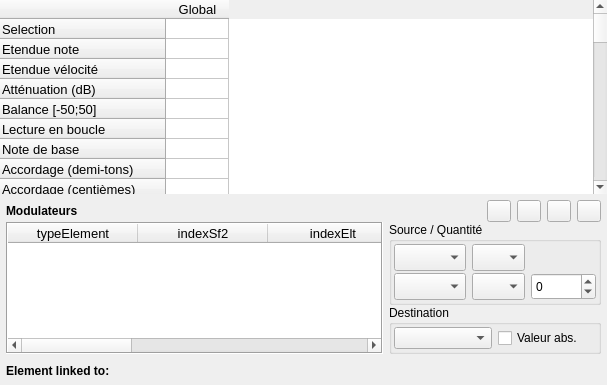
<?xml version="1.0" encoding="UTF-8"?>
<ui version="4.0">
 <class>PageInst</class>
 <widget class="QWidget" name="PageInst">
  <property name="geometry">
   <rect>
    <x>0</x>
    <y>0</y>
    <width>607</width>
    <height>385</height>
   </rect>
  </property>
  <property name="windowTitle">
   <string notr="true">Form</string>
  </property>
  <layout class="QGridLayout" name="gridLayout_5">
   <property name="leftMargin">
    <number>0</number>
   </property>
   <property name="topMargin">
    <number>0</number>
   </property>
   <property name="rightMargin">
    <number>0</number>
   </property>
   <property name="bottomMargin">
    <number>0</number>
   </property>
   <property name="verticalSpacing">
    <number>3</number>
   </property>
   <item row="1" column="0">
    <widget class="QStackedWidget" name="stackedWidget">
     <property name="currentIndex">
      <number>0</number>
     </property>
     <widget class="QWidget" name="page">
      <layout class="QVBoxLayout" name="verticalLayout_2">
       <property name="spacing">
        <number>0</number>
       </property>
       <property name="leftMargin">
        <number>0</number>
       </property>
       <property name="topMargin">
        <number>0</number>
       </property>
       <property name="rightMargin">
        <number>0</number>
       </property>
       <property name="bottomMargin">
        <number>0</number>
       </property>
       <item>
        <widget class="TableWidgetInst" name="tableInst">
         <property name="sizePolicy">
          <sizepolicy hsizetype="Expanding" vsizetype="Expanding">
           <horstretch>0</horstretch>
           <verstretch>0</verstretch>
          </sizepolicy>
         </property>
         <property name="font">
          <font>
           <pointsize>10</pointsize>
          </font>
         </property>
         <property name="frameShape">
          <enum>QFrame::NoFrame</enum>
         </property>
         <property name="autoScroll">
          <bool>true</bool>
         </property>
         <property name="editTriggers">
          <set>QAbstractItemView::AnyKeyPressed|QAbstractItemView::DoubleClicked|QAbstractItemView::SelectedClicked</set>
         </property>
         <property name="showDropIndicator" stdset="0">
          <bool>false</bool>
         </property>
         <property name="dragDropOverwriteMode">
          <bool>false</bool>
         </property>
         <property name="selectionMode">
          <enum>QAbstractItemView::ExtendedSelection</enum>
         </property>
         <property name="textElideMode">
          <enum>Qt::ElideMiddle</enum>
         </property>
         <property name="horizontalScrollMode">
          <enum>QAbstractItemView::ScrollPerPixel</enum>
         </property>
         <property name="rowCount">
          <number>47</number>
         </property>
         <property name="columnCount">
          <number>1</number>
         </property>
         <attribute name="horizontalHeaderDefaultSectionSize">
          <number>63</number>
         </attribute>
         <attribute name="horizontalHeaderMinimumSectionSize">
          <number>18</number>
         </attribute>
         <attribute name="verticalHeaderDefaultSectionSize">
          <number>20</number>
         </attribute>
         <attribute name="verticalHeaderMinimumSectionSize">
          <number>19</number>
         </attribute>
         <row>
          <property name="text">
           <string notr="true">Selection</string>
          </property>
         </row>
         <row>
          <property name="text">
           <string>Etendue note</string>
          </property>
         </row>
         <row>
          <property name="text">
           <string>Etendue vélocité</string>
          </property>
         </row>
         <row>
          <property name="text">
           <string>Atténuation (dB)</string>
          </property>
         </row>
         <row>
          <property name="text">
           <string>Balance [-50;50]</string>
          </property>
         </row>
         <row>
          <property name="text">
           <string>Lecture en boucle</string>
          </property>
         </row>
         <row>
          <property name="text">
           <string>Note de base</string>
          </property>
         </row>
         <row>
          <property name="text">
           <string>Accordage (demi-tons)</string>
          </property>
         </row>
         <row>
          <property name="text">
           <string>Accordage (centièmes)</string>
          </property>
         </row>
         <row>
          <property name="text">
           <string>Accordage (scale)</string>
          </property>
         </row>
         <row>
          <property name="text">
           <string>Filtre, fréquence (Hz)</string>
          </property>
          <property name="font">
           <font>
            <weight>50</weight>
            <bold>false</bold>
           </font>
          </property>
         </row>
         <row>
          <property name="text">
           <string>Filtre, résonance (dB)</string>
          </property>
         </row>
         <row>
          <property name="text">
           <string>Vol env delay (s)</string>
          </property>
         </row>
         <row>
          <property name="text">
           <string>Vol env attack (s)</string>
          </property>
         </row>
         <row>
          <property name="text">
           <string>Vol env hold (s)</string>
          </property>
         </row>
         <row>
          <property name="text">
           <string>Vol env decay (s)</string>
          </property>
         </row>
         <row>
          <property name="text">
           <string>Vol env sustain (dB)</string>
          </property>
         </row>
         <row>
          <property name="text">
           <string>Vol env release (s)</string>
          </property>
         </row>
         <row>
          <property name="text">
           <string>Note → Vol env hold (c)</string>
          </property>
         </row>
         <row>
          <property name="text">
           <string>Note → Vol env decay (c)</string>
          </property>
         </row>
         <row>
          <property name="text">
           <string>Mod env delay (s)</string>
          </property>
         </row>
         <row>
          <property name="text">
           <string>Mod env attack (s)</string>
          </property>
         </row>
         <row>
          <property name="text">
           <string>Mod env hold (s)</string>
          </property>
         </row>
         <row>
          <property name="text">
           <string>Mod env decay (s)</string>
          </property>
         </row>
         <row>
          <property name="text">
           <string>Mod env sustain (%)</string>
          </property>
         </row>
         <row>
          <property name="text">
           <string>Mod env release (s)</string>
          </property>
         </row>
         <row>
          <property name="text">
           <string>Mod env → ton (c)</string>
          </property>
         </row>
         <row>
          <property name="text">
           <string>Mod env → filtre (c)</string>
          </property>
         </row>
         <row>
          <property name="text">
           <string>Note → Mod env hold (c)</string>
          </property>
         </row>
         <row>
          <property name="text">
           <string>Note → Mod env decay (c)</string>
          </property>
         </row>
         <row>
          <property name="text">
           <string>Mod LFO delay (s)</string>
          </property>
         </row>
         <row>
          <property name="text">
           <string>Mod LFO freq (Hz)</string>
          </property>
         </row>
         <row>
          <property name="text">
           <string>Mod LFO → ton (c)</string>
          </property>
         </row>
         <row>
          <property name="text">
           <string>Mod LFO → filtre (c)</string>
          </property>
         </row>
         <row>
          <property name="text">
           <string>Mod LFO → volume (dB)</string>
          </property>
         </row>
         <row>
          <property name="text">
           <string>Vib LFO delay (s)</string>
          </property>
         </row>
         <row>
          <property name="text">
           <string>Vib LFO freq (Hz)</string>
          </property>
         </row>
         <row>
          <property name="text">
           <string>Vib LFO → ton (c)</string>
          </property>
         </row>
         <row>
          <property name="text">
           <string>Classe exclusive</string>
          </property>
         </row>
         <row>
          <property name="text">
           <string>Chorus (%)</string>
          </property>
         </row>
         <row>
          <property name="text">
           <string>Réverbération (%)</string>
          </property>
         </row>
         <row>
          <property name="text">
           <string>Note fixe</string>
          </property>
         </row>
         <row>
          <property name="text">
           <string>Vélocité fixe</string>
          </property>
         </row>
         <row>
          <property name="text">
           <string>Offset début échantillon</string>
          </property>
         </row>
         <row>
          <property name="text">
           <string>Offset fin échantillon</string>
          </property>
         </row>
         <row>
          <property name="text">
           <string>Offset début boucle</string>
          </property>
         </row>
         <row>
          <property name="text">
           <string>Offset fin boucle</string>
          </property>
         </row>
         <column>
          <property name="text">
           <string>Global</string>
          </property>
         </column>
         <item row="12" column="0">
          <property name="text">
           <string/>
          </property>
         </item>
         <item row="13" column="0">
          <property name="text">
           <string/>
          </property>
         </item>
        </widget>
       </item>
       <item>
        <widget class="QFrame" name="frameModulator">
         <property name="sizePolicy">
          <sizepolicy hsizetype="Preferred" vsizetype="Preferred">
           <horstretch>0</horstretch>
           <verstretch>0</verstretch>
          </sizepolicy>
         </property>
         <property name="frameShape">
          <enum>QFrame::NoFrame</enum>
         </property>
         <property name="frameShadow">
          <enum>QFrame::Raised</enum>
         </property>
         <layout class="QGridLayout" name="gridLayout_2" columnstretch="100,0">
          <property name="leftMargin">
           <number>6</number>
          </property>
          <property name="topMargin">
           <number>6</number>
          </property>
          <property name="rightMargin">
           <number>6</number>
          </property>
          <property name="bottomMargin">
           <number>0</number>
          </property>
          <property name="verticalSpacing">
           <number>0</number>
          </property>
          <item row="0" column="0">
           <widget class="QLabel" name="label">
            <property name="font">
             <font>
              <weight>75</weight>
              <bold>true</bold>
             </font>
            </property>
            <property name="text">
             <string>Modulateurs</string>
            </property>
           </widget>
          </item>
          <item row="0" column="1">
           <layout class="QHBoxLayout" name="horizontalLayout_2">
            <property name="spacing">
             <number>6</number>
            </property>
            <item>
             <spacer name="horizontalSpacer">
              <property name="orientation">
               <enum>Qt::Horizontal</enum>
              </property>
              <property name="sizeHint" stdset="0">
               <size>
                <width>10</width>
                <height>20</height>
               </size>
              </property>
             </spacer>
            </item>
            <item>
             <widget class="QPushButton" name="pushNouveauMod">
              <property name="minimumSize">
               <size>
                <width>24</width>
                <height>0</height>
               </size>
              </property>
              <property name="maximumSize">
               <size>
                <width>24</width>
                <height>24</height>
               </size>
              </property>
              <property name="toolTip">
               <string>Ajoute un modulateur</string>
              </property>
              <property name="text">
               <string/>
              </property>
              <property name="icon">
               <iconset>
                <normaloff>:/icons/add</normaloff>:/icons/add</iconset>
              </property>
             </widget>
            </item>
            <item>
             <widget class="QPushButton" name="pushSupprimerMod">
              <property name="minimumSize">
               <size>
                <width>24</width>
                <height>0</height>
               </size>
              </property>
              <property name="maximumSize">
               <size>
                <width>24</width>
                <height>24</height>
               </size>
              </property>
              <property name="toolTip">
               <string>Supprime un modulateur</string>
              </property>
              <property name="text">
               <string/>
              </property>
              <property name="icon">
               <iconset>
                <normaloff>:/icons/remove</normaloff>:/icons/remove</iconset>
              </property>
             </widget>
            </item>
            <item>
             <widget class="QPushButton" name="pushCopyMod">
              <property name="maximumSize">
               <size>
                <width>24</width>
                <height>24</height>
               </size>
              </property>
              <property name="toolTip">
               <string>Copie les modulateurs</string>
              </property>
              <property name="text">
               <string/>
              </property>
              <property name="icon">
               <iconset>
                <normaloff>:/icons/copy</normaloff>:/icons/copy</iconset>
              </property>
              <property name="iconSize">
               <size>
                <width>16</width>
                <height>16</height>
               </size>
              </property>
             </widget>
            </item>
            <item>
             <widget class="QPushButton" name="pushPasteMod">
              <property name="maximumSize">
               <size>
                <width>24</width>
                <height>24</height>
               </size>
              </property>
              <property name="toolTip">
               <string>Colle les modulateurs copiés</string>
              </property>
              <property name="text">
               <string/>
              </property>
              <property name="icon">
               <iconset>
                <normaloff>:/icons/paste</normaloff>:/icons/paste</iconset>
              </property>
             </widget>
            </item>
           </layout>
          </item>
          <item row="1" column="0" rowspan="2">
           <widget class="TableWidgetMod" name="tableMod">
            <property name="sizePolicy">
             <sizepolicy hsizetype="Expanding" vsizetype="Ignored">
              <horstretch>0</horstretch>
              <verstretch>0</verstretch>
             </sizepolicy>
            </property>
            <property name="font">
             <font>
              <pointsize>10</pointsize>
              <weight>50</weight>
              <bold>false</bold>
             </font>
            </property>
            <property name="frameShape">
             <enum>QFrame::Box</enum>
            </property>
            <property name="editTriggers">
             <set>QAbstractItemView::NoEditTriggers</set>
            </property>
            <property name="tabKeyNavigation">
             <bool>false</bool>
            </property>
            <property name="showDropIndicator" stdset="0">
             <bool>false</bool>
            </property>
            <property name="dragDropOverwriteMode">
             <bool>false</bool>
            </property>
            <property name="selectionMode">
             <enum>QAbstractItemView::ExtendedSelection</enum>
            </property>
            <property name="selectionBehavior">
             <enum>QAbstractItemView::SelectRows</enum>
            </property>
            <property name="verticalScrollMode">
             <enum>QAbstractItemView::ScrollPerItem</enum>
            </property>
            <property name="horizontalScrollMode">
             <enum>QAbstractItemView::ScrollPerPixel</enum>
            </property>
            <property name="columnCount">
             <number>9</number>
            </property>
            <attribute name="horizontalHeaderDefaultSectionSize">
             <number>130</number>
            </attribute>
            <attribute name="horizontalHeaderHighlightSections">
             <bool>false</bool>
            </attribute>
            <attribute name="horizontalHeaderMinimumSectionSize">
             <number>18</number>
            </attribute>
            <attribute name="horizontalHeaderStretchLastSection">
             <bool>true</bool>
            </attribute>
            <attribute name="verticalHeaderVisible">
             <bool>false</bool>
            </attribute>
            <attribute name="verticalHeaderDefaultSectionSize">
             <number>19</number>
            </attribute>
            <column>
             <property name="text">
              <string notr="true">typeElement</string>
             </property>
            </column>
            <column>
             <property name="text">
              <string notr="true">indexSf2</string>
             </property>
            </column>
            <column>
             <property name="text">
              <string notr="true">indexElt</string>
             </property>
            </column>
            <column>
             <property name="text">
              <string notr="true">indexElt2</string>
             </property>
            </column>
            <column>
             <property name="text">
              <string notr="true">indexMod</string>
             </property>
            </column>
            <column>
             <property name="text">
              <string notr="true">#</string>
             </property>
             <property name="font">
              <font>
               <weight>75</weight>
               <bold>true</bold>
              </font>
             </property>
            </column>
            <column>
             <property name="text">
              <string>Source</string>
             </property>
             <property name="font">
              <font>
               <weight>75</weight>
               <bold>true</bold>
              </font>
             </property>
            </column>
            <column>
             <property name="text">
              <string>Quantité</string>
             </property>
             <property name="font">
              <font>
               <weight>75</weight>
               <bold>true</bold>
              </font>
             </property>
            </column>
            <column>
             <property name="text">
              <string>Destination</string>
             </property>
             <property name="font">
              <font>
               <weight>75</weight>
               <bold>true</bold>
              </font>
             </property>
            </column>
           </widget>
          </item>
          <item row="1" column="1">
           <widget class="QGroupBox" name="groupBox_3">
            <property name="title">
             <string>Source / Quantité</string>
            </property>
            <layout class="QGridLayout" name="gridLayout_3">
             <property name="leftMargin">
              <number>2</number>
             </property>
             <property name="topMargin">
              <number>2</number>
             </property>
             <property name="rightMargin">
              <number>2</number>
             </property>
             <property name="bottomMargin">
              <number>2</number>
             </property>
             <property name="horizontalSpacing">
              <number>6</number>
             </property>
             <property name="verticalSpacing">
              <number>2</number>
             </property>
             <item row="0" column="1">
              <widget class="ComboBox" name="comboSource1">
               <property name="sizePolicy">
                <sizepolicy hsizetype="Preferred" vsizetype="Preferred">
                 <horstretch>0</horstretch>
                 <verstretch>0</verstretch>
                </sizepolicy>
               </property>
               <property name="maximumSize">
                <size>
                 <width>170</width>
                 <height>27</height>
                </size>
               </property>
               <property name="font">
                <font>
                 <weight>50</weight>
                 <bold>false</bold>
                </font>
               </property>
              </widget>
             </item>
             <item row="1" column="1">
              <widget class="ComboBox" name="comboSource2">
               <property name="sizePolicy">
                <sizepolicy hsizetype="Preferred" vsizetype="Preferred">
                 <horstretch>0</horstretch>
                 <verstretch>0</verstretch>
                </sizepolicy>
               </property>
               <property name="maximumSize">
                <size>
                 <width>170</width>
                 <height>27</height>
                </size>
               </property>
               <property name="font">
                <font>
                 <weight>50</weight>
                 <bold>false</bold>
                </font>
               </property>
              </widget>
             </item>
             <item row="0" column="2">
              <widget class="TableComboBox" name="comboCourbeSource1">
               <property name="sizePolicy">
                <sizepolicy hsizetype="Preferred" vsizetype="Preferred">
                 <horstretch>0</horstretch>
                 <verstretch>0</verstretch>
                </sizepolicy>
               </property>
               <property name="minimumSize">
                <size>
                 <width>0</width>
                 <height>27</height>
                </size>
               </property>
               <property name="maximumSize">
                <size>
                 <width>53</width>
                 <height>27</height>
                </size>
               </property>
               <property name="font">
                <font>
                 <weight>50</weight>
                 <bold>false</bold>
                </font>
               </property>
               <property name="sizeAdjustPolicy">
                <enum>QComboBox::AdjustToContents</enum>
               </property>
               <property name="modelColumn">
                <number>0</number>
               </property>
              </widget>
             </item>
             <item row="1" column="2">
              <widget class="TableComboBox" name="comboCourbeSource2">
               <property name="sizePolicy">
                <sizepolicy hsizetype="Preferred" vsizetype="Preferred">
                 <horstretch>0</horstretch>
                 <verstretch>0</verstretch>
                </sizepolicy>
               </property>
               <property name="minimumSize">
                <size>
                 <width>0</width>
                 <height>27</height>
                </size>
               </property>
               <property name="maximumSize">
                <size>
                 <width>53</width>
                 <height>27</height>
                </size>
               </property>
               <property name="font">
                <font>
                 <weight>50</weight>
                 <bold>false</bold>
                </font>
               </property>
               <property name="sizeAdjustPolicy">
                <enum>QComboBox::AdjustToContents</enum>
               </property>
              </widget>
             </item>
             <item row="1" column="3">
              <widget class="QSpinBox" name="spinSource2">
               <property name="sizePolicy">
                <sizepolicy hsizetype="Minimum" vsizetype="Preferred">
                 <horstretch>0</horstretch>
                 <verstretch>0</verstretch>
                </sizepolicy>
               </property>
               <property name="minimum">
                <number>-32768</number>
               </property>
               <property name="maximum">
                <number>32767</number>
               </property>
              </widget>
             </item>
            </layout>
           </widget>
          </item>
          <item row="2" column="1">
           <widget class="QGroupBox" name="groupBox">
            <property name="title">
             <string>Destination</string>
            </property>
            <layout class="QGridLayout" name="gridLayout">
             <property name="leftMargin">
              <number>2</number>
             </property>
             <property name="topMargin">
              <number>2</number>
             </property>
             <property name="rightMargin">
              <number>2</number>
             </property>
             <property name="bottomMargin">
              <number>2</number>
             </property>
             <property name="verticalSpacing">
              <number>2</number>
             </property>
             <item row="0" column="0">
              <widget class="ComboBox" name="comboDestination">
               <property name="sizePolicy">
                <sizepolicy hsizetype="Preferred" vsizetype="Preferred">
                 <horstretch>0</horstretch>
                 <verstretch>0</verstretch>
                </sizepolicy>
               </property>
               <property name="maximumSize">
                <size>
                 <width>170</width>
                 <height>27</height>
                </size>
               </property>
               <property name="font">
                <font>
                 <weight>50</weight>
                 <bold>false</bold>
                </font>
               </property>
              </widget>
             </item>
             <item row="0" column="1">
              <widget class="QCheckBox" name="checkAbs">
               <property name="sizePolicy">
                <sizepolicy hsizetype="Minimum" vsizetype="Preferred">
                 <horstretch>0</horstretch>
                 <verstretch>0</verstretch>
                </sizepolicy>
               </property>
               <property name="text">
                <string>Valeur abs.</string>
               </property>
              </widget>
             </item>
            </layout>
           </widget>
          </item>
         </layout>
        </widget>
       </item>
      </layout>
     </widget>
     <widget class="QWidget" name="page_2">
      <layout class="QGridLayout" name="gridLayout_4">
       <property name="leftMargin">
        <number>0</number>
       </property>
       <property name="topMargin">
        <number>0</number>
       </property>
       <property name="rightMargin">
        <number>0</number>
       </property>
       <property name="bottomMargin">
        <number>0</number>
       </property>
       <item row="0" column="0">
        <widget class="GraphicsViewRange" name="rangeEditor"/>
       </item>
      </layout>
     </widget>
     <widget class="QWidget" name="page_3">
      <layout class="QGridLayout" name="gridLayout_6">
       <property name="leftMargin">
        <number>0</number>
       </property>
       <property name="topMargin">
        <number>0</number>
       </property>
       <property name="rightMargin">
        <number>0</number>
       </property>
       <property name="bottomMargin">
        <number>0</number>
       </property>
       <item row="0" column="0">
        <widget class="EnvelopEditor" name="envelopEditor" native="true"/>
       </item>
      </layout>
     </widget>
    </widget>
   </item>
   <item row="2" column="0">
    <widget class="QFrame" name="frameBottom">
     <property name="sizePolicy">
      <sizepolicy hsizetype="Ignored" vsizetype="Preferred">
       <horstretch>0</horstretch>
       <verstretch>0</verstretch>
      </sizepolicy>
     </property>
     <property name="minimumSize">
      <size>
       <width>0</width>
       <height>28</height>
      </size>
     </property>
     <property name="maximumSize">
      <size>
       <width>16777215</width>
       <height>28</height>
      </size>
     </property>
     <property name="frameShape">
      <enum>QFrame::NoFrame</enum>
     </property>
     <property name="frameShadow">
      <enum>QFrame::Raised</enum>
     </property>
     <layout class="QHBoxLayout" name="horizontalLayout">
      <property name="leftMargin">
       <number>6</number>
      </property>
      <property name="topMargin">
       <number>0</number>
      </property>
      <property name="rightMargin">
       <number>6</number>
      </property>
      <property name="bottomMargin">
       <number>0</number>
      </property>
      <item>
       <widget class="QLabel" name="labelLinkedTo">
        <property name="sizePolicy">
         <sizepolicy hsizetype="Preferred" vsizetype="Preferred">
          <horstretch>0</horstretch>
          <verstretch>0</verstretch>
         </sizepolicy>
        </property>
        <property name="minimumSize">
         <size>
          <width>0</width>
          <height>20</height>
         </size>
        </property>
        <property name="maximumSize">
         <size>
          <width>16777215</width>
          <height>20</height>
         </size>
        </property>
        <property name="font">
         <font>
          <weight>75</weight>
          <bold>true</bold>
         </font>
        </property>
        <property name="text">
         <string notr="true">Element linked to:</string>
        </property>
        <property name="alignment">
         <set>Qt::AlignLeading|Qt::AlignLeft|Qt::AlignVCenter</set>
        </property>
        <property name="textInteractionFlags">
         <set>Qt::NoTextInteraction</set>
        </property>
       </widget>
      </item>
      <item>
       <widget class="LinkedToWidget" name="widgetLinkedTo" native="true">
        <property name="sizePolicy">
         <sizepolicy hsizetype="Expanding" vsizetype="Preferred">
          <horstretch>0</horstretch>
          <verstretch>0</verstretch>
         </sizepolicy>
        </property>
       </widget>
      </item>
     </layout>
    </widget>
   </item>
  </layout>
 </widget>
 <customwidgets>
  <customwidget>
   <class>LinkedToWidget</class>
   <extends>QWidget</extends>
   <header>linkedtowidget.h</header>
   <container>1</container>
  </customwidget>
  <customwidget>
   <class>TableWidgetMod</class>
   <extends>QTableWidget</extends>
   <header>page.h</header>
   <slots>
    <signal>deleteModPressed()</signal>
    <signal>copyAsked()</signal>
    <signal>pasteAsked()</signal>
   </slots>
  </customwidget>
  <customwidget>
   <class>TableComboBox</class>
   <extends>QComboBox</extends>
   <header>page.h</header>
   <slots>
    <signal>clicked(int,int)</signal>
    <signal>editingFinished()</signal>
   </slots>
  </customwidget>
  <customwidget>
   <class>ComboBox</class>
   <extends>QComboBox</extends>
   <header>page.h</header>
   <slots>
    <signal>clicked(int)</signal>
   </slots>
  </customwidget>
  <customwidget>
   <class>TableWidgetInst</class>
   <extends>QTableWidget</extends>
   <header>pageinst.h</header>
  </customwidget>
  <customwidget>
   <class>GraphicsViewRange</class>
   <extends>QGraphicsView</extends>
   <header>graphicsviewrange.h</header>
   <container>1</container>
  </customwidget>
  <customwidget>
   <class>EnvelopEditor</class>
   <extends>QWidget</extends>
   <header>envelopeditor.h</header>
   <container>1</container>
  </customwidget>
 </customwidgets>
 <resources/>
 <connections>
  <connection>
   <sender>tableInst</sender>
   <signal>cellChanged(int,int)</signal>
   <receiver>PageInst</receiver>
   <slot>set(int,int)</slot>
   <hints>
    <hint type="sourcelabel">
     <x>282</x>
     <y>188</y>
    </hint>
    <hint type="destinationlabel">
     <x>282</x>
     <y>188</y>
    </hint>
   </hints>
  </connection>
  <connection>
   <sender>spinSource2</sender>
   <signal>editingFinished()</signal>
   <receiver>PageInst</receiver>
   <slot>setAmount()</slot>
   <hints>
    <hint type="sourcelabel">
     <x>327</x>
     <y>298</y>
    </hint>
    <hint type="destinationlabel">
     <x>282</x>
     <y>188</y>
    </hint>
   </hints>
  </connection>
  <connection>
   <sender>tableMod</sender>
   <signal>itemSelectionChanged()</signal>
   <receiver>PageInst</receiver>
   <slot>afficheEditMod()</slot>
   <hints>
    <hint type="sourcelabel">
     <x>144</x>
     <y>306</y>
    </hint>
    <hint type="destinationlabel">
     <x>282</x>
     <y>188</y>
    </hint>
   </hints>
  </connection>
  <connection>
   <sender>checkAbs</sender>
   <signal>clicked()</signal>
   <receiver>PageInst</receiver>
   <slot>setAbs()</slot>
   <hints>
    <hint type="sourcelabel">
     <x>509</x>
     <y>352</y>
    </hint>
    <hint type="destinationlabel">
     <x>282</x>
     <y>188</y>
    </hint>
   </hints>
  </connection>
  <connection>
   <sender>comboCourbeSource1</sender>
   <signal>clicked(int,int)</signal>
   <receiver>PageInst</receiver>
   <slot>setSourceType(int,int)</slot>
   <hints>
    <hint type="sourcelabel">
     <x>595</x>
     <y>274</y>
    </hint>
    <hint type="destinationlabel">
     <x>349</x>
     <y>188</y>
    </hint>
   </hints>
  </connection>
  <connection>
   <sender>comboCourbeSource2</sender>
   <signal>clicked(int,int)</signal>
   <receiver>PageInst</receiver>
   <slot>setSourceAmountType(int,int)</slot>
   <hints>
    <hint type="sourcelabel">
     <x>595</x>
     <y>304</y>
    </hint>
    <hint type="destinationlabel">
     <x>349</x>
     <y>188</y>
    </hint>
   </hints>
  </connection>
  <connection>
   <sender>comboDestination</sender>
   <signal>clicked(int)</signal>
   <receiver>PageInst</receiver>
   <slot>setDest(int)</slot>
   <hints>
    <hint type="sourcelabel">
     <x>463</x>
     <y>353</y>
    </hint>
    <hint type="destinationlabel">
     <x>349</x>
     <y>188</y>
    </hint>
   </hints>
  </connection>
  <connection>
   <sender>comboSource1</sender>
   <signal>clicked(int)</signal>
   <receiver>PageInst</receiver>
   <slot>setSource(int)</slot>
   <hints>
    <hint type="sourcelabel">
     <x>462</x>
     <y>275</y>
    </hint>
    <hint type="destinationlabel">
     <x>349</x>
     <y>188</y>
    </hint>
   </hints>
  </connection>
  <connection>
   <sender>comboSource2</sender>
   <signal>clicked(int)</signal>
   <receiver>PageInst</receiver>
   <slot>setSource2(int)</slot>
   <hints>
    <hint type="sourcelabel">
     <x>462</x>
     <y>304</y>
    </hint>
    <hint type="destinationlabel">
     <x>349</x>
     <y>188</y>
    </hint>
   </hints>
  </connection>
  <connection>
   <sender>pushNouveauMod</sender>
   <signal>clicked()</signal>
   <receiver>PageInst</receiver>
   <slot>nouveauMod()</slot>
   <hints>
    <hint type="sourcelabel">
     <x>647</x>
     <y>237</y>
    </hint>
    <hint type="destinationlabel">
     <x>349</x>
     <y>188</y>
    </hint>
   </hints>
  </connection>
  <connection>
   <sender>pushSupprimerMod</sender>
   <signal>clicked()</signal>
   <receiver>PageInst</receiver>
   <slot>supprimerMod()</slot>
   <hints>
    <hint type="sourcelabel">
     <x>677</x>
     <y>237</y>
    </hint>
    <hint type="destinationlabel">
     <x>349</x>
     <y>188</y>
    </hint>
   </hints>
  </connection>
  <connection>
   <sender>tableInst</sender>
   <signal>itemSelectionChanged()</signal>
   <receiver>PageInst</receiver>
   <slot>selected()</slot>
   <hints>
    <hint type="sourcelabel">
     <x>282</x>
     <y>188</y>
    </hint>
    <hint type="destinationlabel">
     <x>282</x>
     <y>188</y>
    </hint>
   </hints>
  </connection>
  <connection>
   <sender>pushCopyMod</sender>
   <signal>clicked()</signal>
   <receiver>PageInst</receiver>
   <slot>copyMod()</slot>
   <hints>
    <hint type="sourcelabel">
     <x>611</x>
     <y>197</y>
    </hint>
    <hint type="destinationlabel">
     <x>349</x>
     <y>167</y>
    </hint>
   </hints>
  </connection>
  <connection>
   <sender>tableMod</sender>
   <signal>deleteModPressed()</signal>
   <receiver>PageInst</receiver>
   <slot>supprimerMod()</slot>
   <hints>
    <hint type="sourcelabel">
     <x>192</x>
     <y>315</y>
    </hint>
    <hint type="destinationlabel">
     <x>303</x>
     <y>192</y>
    </hint>
   </hints>
  </connection>
  <connection>
   <sender>pushPasteMod</sender>
   <signal>clicked()</signal>
   <receiver>PageInst</receiver>
   <slot>pasteMod()</slot>
   <hints>
    <hint type="sourcelabel">
     <x>582</x>
     <y>237</y>
    </hint>
    <hint type="destinationlabel">
     <x>303</x>
     <y>192</y>
    </hint>
   </hints>
  </connection>
  <connection>
   <sender>tableMod</sender>
   <signal>copyAsked()</signal>
   <receiver>PageInst</receiver>
   <slot>copyMod()</slot>
   <hints>
    <hint type="sourcelabel">
     <x>192</x>
     <y>315</y>
    </hint>
    <hint type="destinationlabel">
     <x>303</x>
     <y>192</y>
    </hint>
   </hints>
  </connection>
  <connection>
   <sender>tableMod</sender>
   <signal>pasteAsked()</signal>
   <receiver>PageInst</receiver>
   <slot>pasteMod()</slot>
   <hints>
    <hint type="sourcelabel">
     <x>192</x>
     <y>315</y>
    </hint>
    <hint type="destinationlabel">
     <x>303</x>
     <y>192</y>
    </hint>
   </hints>
  </connection>
 </connections>
 <slots>
  <slot>set(int,int)</slot>
  <slot>selected()</slot>
  <slot>setAmount()</slot>
  <slot>afficheEditMod()</slot>
  <slot>setAbs()</slot>
  <slot>setSourceAmountType(int,int)</slot>
  <slot>setSourceType(int,int)</slot>
  <slot>setDest(int)</slot>
  <slot>setSource(int)</slot>
  <slot>setSource2(int)</slot>
  <slot>nouveauMod()</slot>
  <slot>supprimerMod()</slot>
  <slot>copyMod()</slot>
  <slot>pasteMod()</slot>
 </slots>
</ui>
